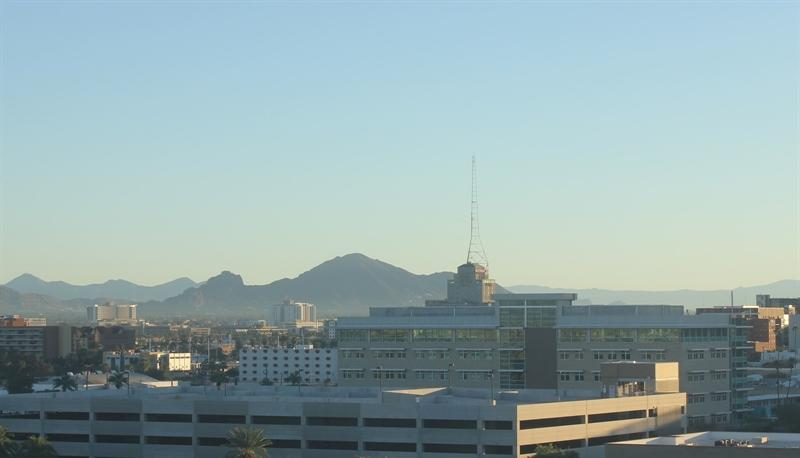
#> input picture Day-Night-Classifier/day_night_images/training/day/20151101_142050.jpg, 800 x 458 px; its folder holds only this picture in this run
$ python DayNight_HSV_AvgBr.py
#> lines starting #> are read from the running program, lines starting #| are printed output that depends on the picture
### Day-Night-Classifier/helpers.py


import os
import glob # library for loading images from a directory
import matplotlib.image as mpimg

import cv2


# This function loads in images and their labels and places them in a list
# The list contains all images and their associated labels
# For example, after data is loaded, im_list[0][:] will be the first image-label pair in the list
def load_dataset(image_dir):

    # Populate this empty image list
#> called with image_dir = 'day_night_images/training/'
    im_list = []
    image_types = ["day", "night"]

    # Iterate through each color folder
    for im_type in image_types:

        # Iterate through each image file in each image_type folder
        # glob reads in any image with the extension "image_dir/im_type/*"
        for file in glob.glob(os.path.join(image_dir, im_type, "*")):

            # Read in the image
            im = mpimg.imread(file)
#> im is the input picture: shape (458, 800, 3); mean R, G, B 147.2, 168.7, 170.2

            # Check if the image exists/if it's been correctly read-in
            if not im is None:
                ''' Append the image, and it's type (day/night) to the image list'''
                im_list.append((im, im_type))

    print('files in the list: ', len(im_list[0][:]))
#| files in the list:  2

    return im_list


'''
## Standardize the input images
# Resize each image to the desired input size: 600x1100px (hxw).

## Standardize the output
# With each loaded image, we also specify the expected output.
# For this, we use binary numerical values 0/1 = night/day.
'''

# This function should take in an RGB image and return a new, standardized version
# 600 height x 1100 width image size (px x px)
def standardize_input(image):

    # Resize image and pre-process so that all "standard" images are the same size
    standard_im = cv2.resize(image, (1100, 600))

    return standard_im


'''
 encode("day") should return: 1
 encode("night") should return: 0'''
def encode(label):

    numerical_val = 0
    if(label == 'day'):
        numerical_val = 1
    # else it is night and can stay 0

    return numerical_val

# using both functions above, standardize the input images and output labels
def standardize(image_list):

    # Empty image data array
    standard_list = []

    # Iterate through all the image-label pairs
    for item in image_list:
        image = item[0]
        label = item[1]

        # Standardize the image
        standardized_im = standardize_input(image)

        # Create a numerical label
        binary_label = encode(label)

        # Append the image, and it's one hot encoded label to the full, processed list of image data
        standard_list.append((standardized_im, binary_label))

    return standard_list

### Day-Night-Classifier/DayNight_HSV_AvgBr.py
# -*- coding: utf-8 -*-
"""
Created on Thu Dec 20 10:03:34 2018

@author: Rafael Stekolshchik
"""

import cv2 # computer vision library
import helpers

import numpy as np
import matplotlib.pyplot as plt

'''
1. Show HSV channels for one day image'
2. Testing average brightness levels'''


# Image data directories
image_dir_training = "day_night_images/training/"
image_dir_test = "day_night_images/test/"

# Using the load_dataset function in helpers.py
# Load training data
IMAGE_LIST = helpers.load_dataset(image_dir_training)
#> IMAGE_LIST = 2 items

# Standardize all training images
''' see day_night2 to create own function standardize'''
STANDARDIZED_LIST = helpers.standardize(IMAGE_LIST)
#> the loop in standardize, `for item in image_list:` made 2 passes
#> (label, numerical_val in encode, binary_label) on passes 1 to 2: ('day', 1, 1), ('night', 0, 0)
#> pass 1, in standardize_input, `standard_im = cv2.resize(image, (1100, 600))`:
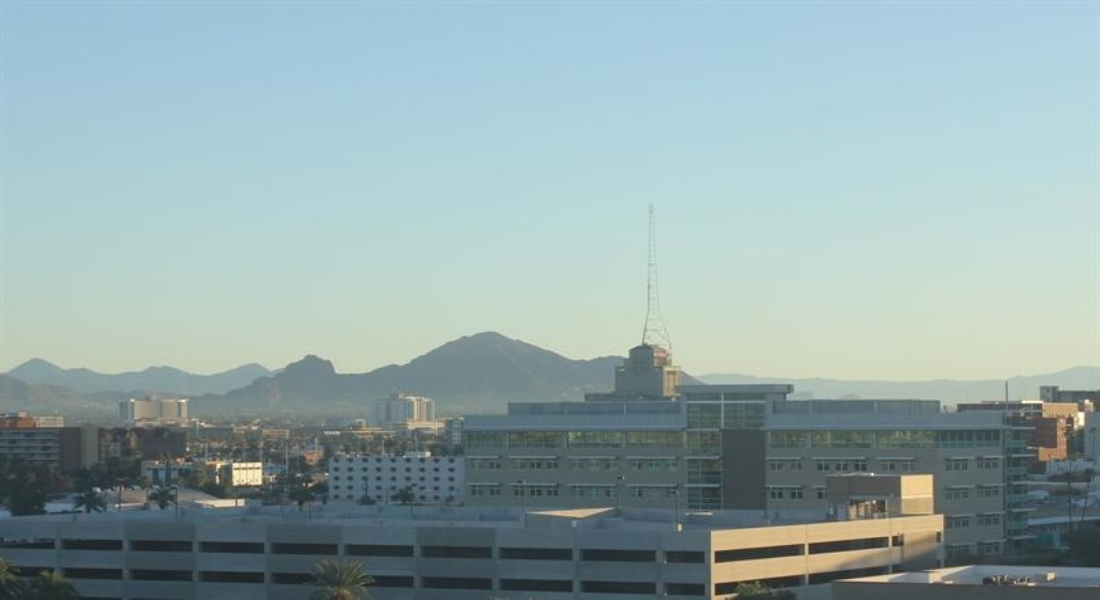
#> standard_im: shape (600, 1100, 3); mean R, G, B 147.1, 168.7, 170.1
#> pass 2, in standardize_input (call 2), `standard_im = cv2.resize(image, (1100, 600))`:
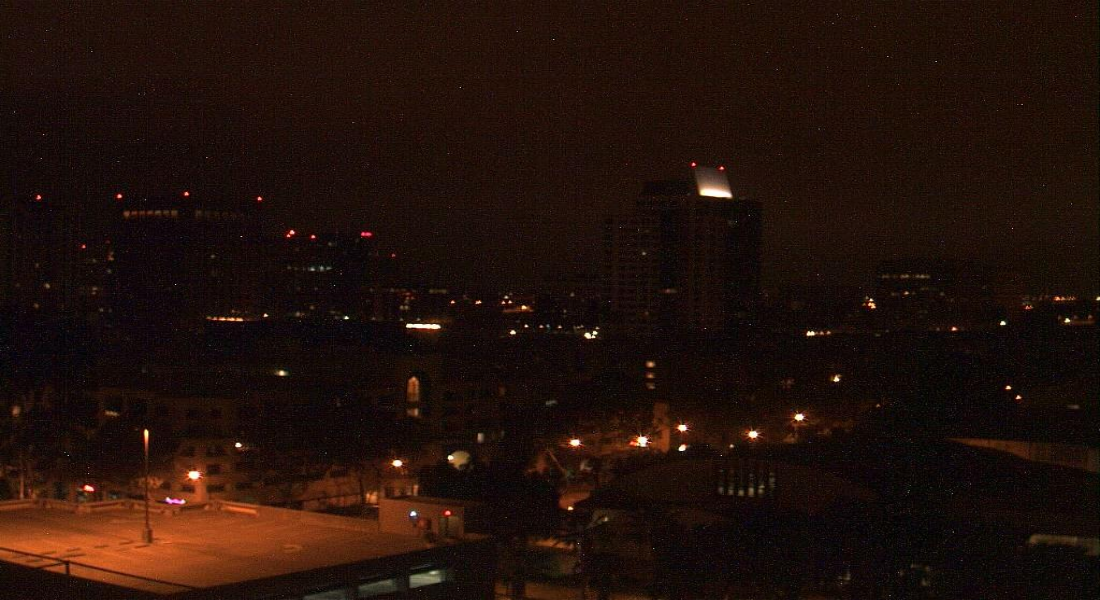
#> standard_im: shape (600, 1100, 3); mean R, G, B 33.7, 16.6, 10.3
#> STANDARDIZED_LIST = 2 items

# Find the average Value or brightness of an image
def avg_brightness(rgb_image):

    # Convert image to HSV
    hsv = cv2.cvtColor(rgb_image, cv2.COLOR_RGB2HSV)

    # Add up all the pixel values in the V channel
    sum_brightness = np.sum(hsv[:,:,2])

    ## TODO: Calculate the average brightness using the area of the image
    # and the sum calculated above
    # avg = 0

    area = rgb_image.shape[0] * rgb_image.shape[1]
    avg = sum_brightness/area

    return avg


# Display a standardized image and its label
# Select an image by index
image_num = 0
selected_image = STANDARDIZED_LIST[image_num][0]
selected_label = STANDARDIZED_LIST[image_num][1]
#> selected_label = 1

# Display image and data about it
plt.imshow(selected_image)
print("Shape: "+str(selected_image.shape))
#| Shape: (600, 1100, 3)
print("Label [1 = day, 0 = night]: " + str(selected_label))
#| Label [1 = day, 0 = night]: 1

# Convert and image to HSV colorspace
# Visualize the individual color channels

image_num = 0
test_im = STANDARDIZED_LIST[image_num][0]
test_label = STANDARDIZED_LIST[image_num][1]
#> test_label = 1

# Convert to HSV
hsv = cv2.cvtColor(test_im, cv2.COLOR_RGB2HSV)
#> hsv: shape (600, 1100, 3); mean H, S, V 85, 46.2, 175.1

# Print image label
print('Label: ' + str(test_label))
#| Label: 1

# HSV channels
h = hsv[:,:,0]
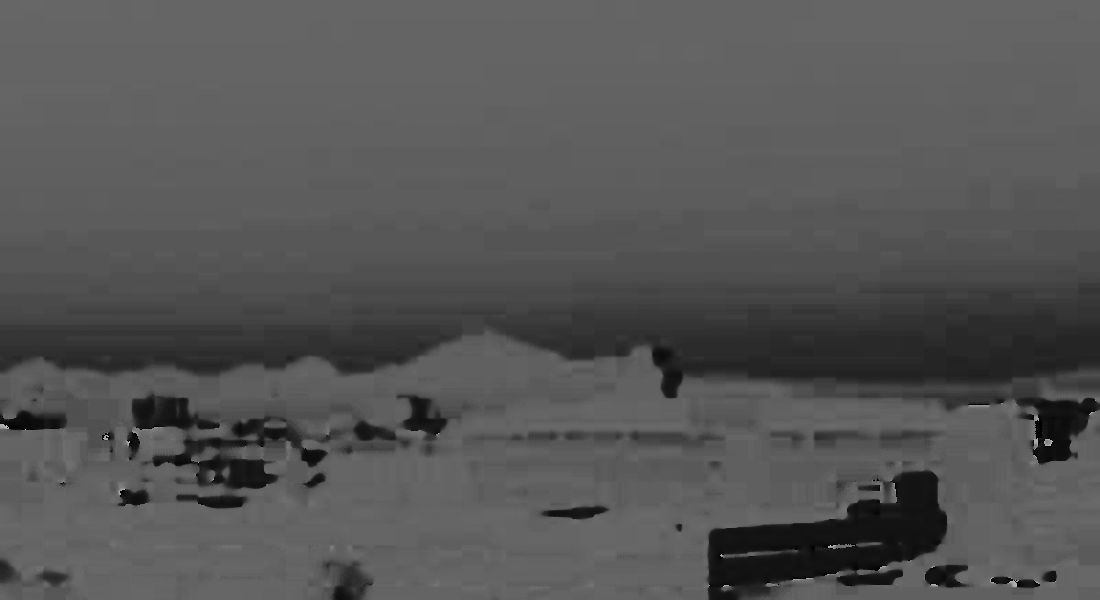
#> h: shape (600, 1100); min 0, max 178, mean 85
s = hsv[:,:,1]
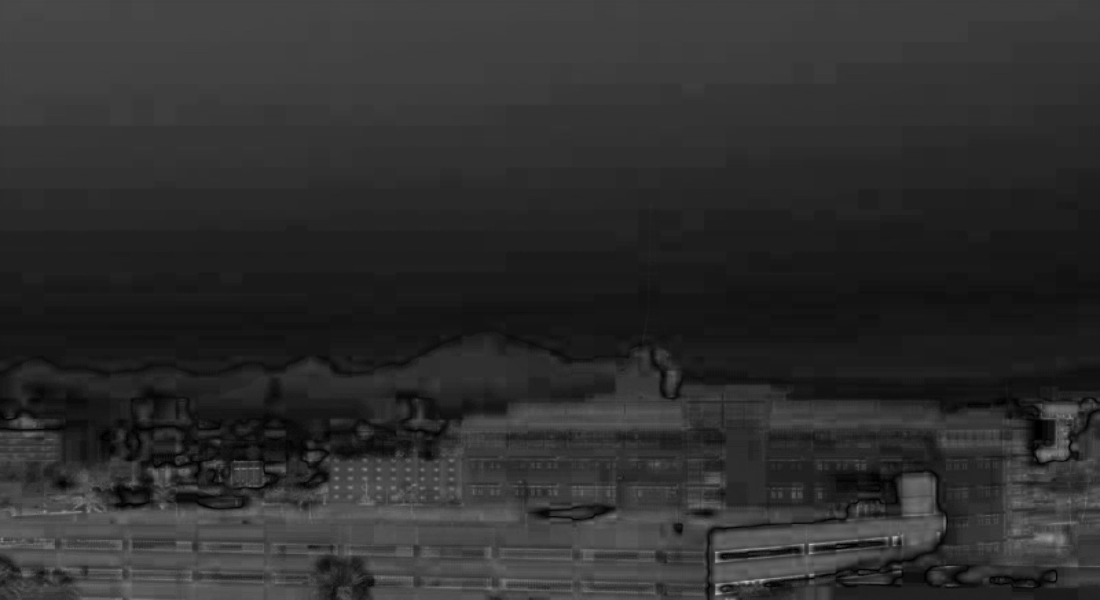
#> s: shape (600, 1100); min 0, max 194, mean 46.2
v = hsv[:,:,2]
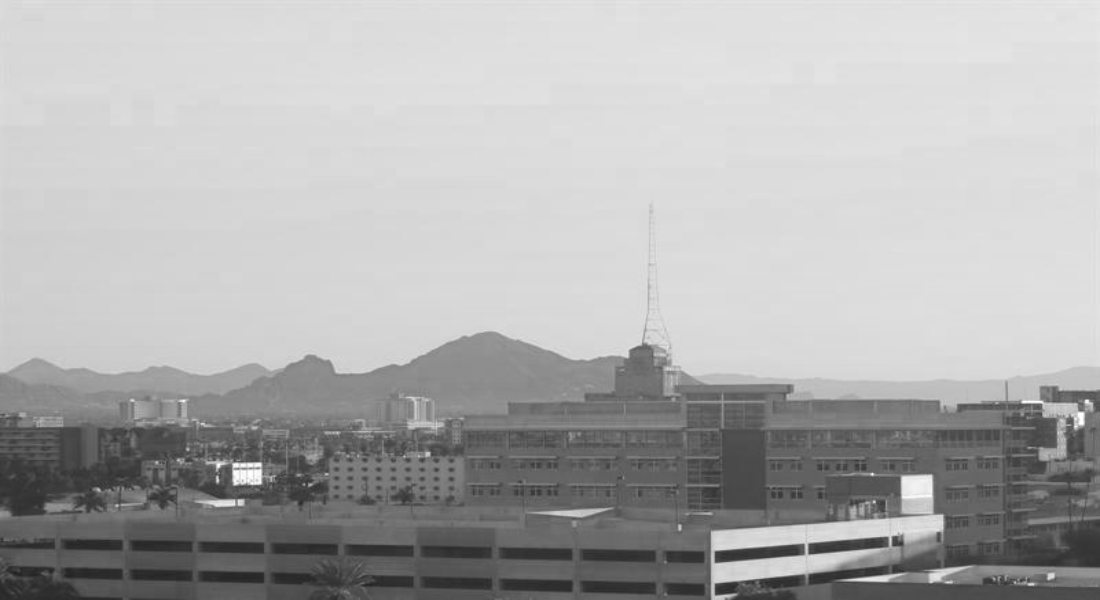
#> v: shape (600, 1100); min 33, max 255, mean 175.1


# Plot the original image and the three channels
f, (ax1, ax2, ax3, ax4, ax5) = plt.subplots(1, 5, figsize=(20,10))
ax1.set_title('Standardized image')
ax1.imshow(test_im)
ax2.set_title('H channel')
ax2.imshow(h, cmap='gray')
ax3.set_title('S channel')
ax3.imshow(s, cmap='gray')
ax4.set_title('V channel')
ax4.imshow(v, cmap='gray')

'''
# Look at a number of different day and night images and think about
# what average brightness value separates the two types of images

# As an example, a "night" image is loaded in and its avg brightness is displayed'''
image_num = 140
#> (the run stopped early here; a loop or call above may not have finished)
